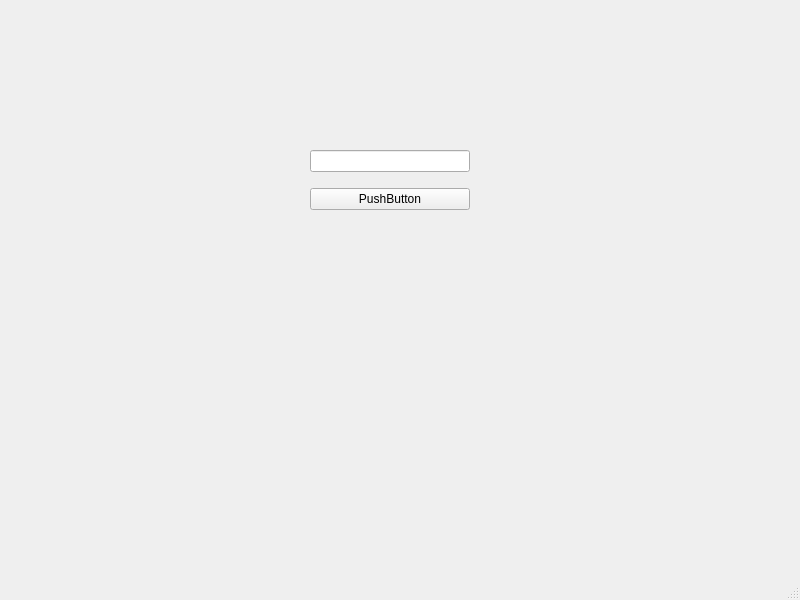
<?xml version="1.0" encoding="UTF-8"?>
<ui version="4.0">
 <class>MainWindow</class>
 <widget class="QMainWindow" name="MainWindow">
  <property name="geometry">
   <rect>
    <x>0</x>
    <y>0</y>
    <width>800</width>
    <height>600</height>
   </rect>
  </property>
  <property name="windowTitle">
   <string>MainWindow</string>
  </property>
  <widget class="QWidget" name="centralwidget">
   <widget class="QWidget" name="verticalLayoutWidget">
    <property name="geometry">
     <rect>
      <x>310</x>
      <y>140</y>
      <width>160</width>
      <height>80</height>
     </rect>
    </property>
    <layout class="QVBoxLayout" name="verticalLayout">
     <item>
      <widget class="QLineEdit" name="lineEdit"/>
     </item>
     <item>
      <widget class="QPushButton" name="pushButton">
       <property name="text">
        <string>PushButton</string>
       </property>
      </widget>
     </item>
    </layout>
   </widget>
  </widget>
  <widget class="QMenuBar" name="menubar">
   <property name="geometry">
    <rect>
     <x>0</x>
     <y>0</y>
     <width>800</width>
     <height>21</height>
    </rect>
   </property>
  </widget>
  <widget class="QStatusBar" name="statusbar"/>
 </widget>
 <resources/>
 <connections/>
</ui>
